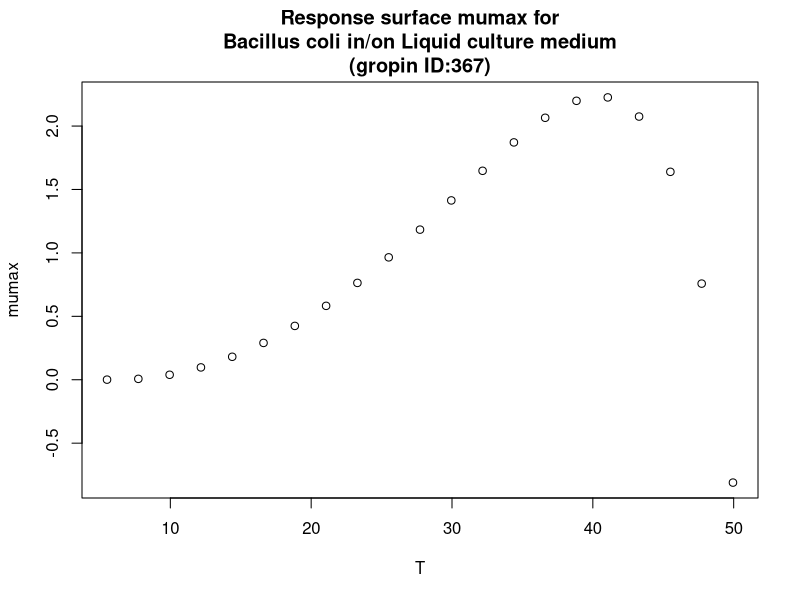

R code for this plot:
#############################
# start of Parameter script
#############################
T <- seq(5.5055,49.95004995005,length.out=21)
#############################
# end of Parameter script
#############################
############################# 
# start of Model script Gropin ID 367 
#############################
 
# constant coefficients for this model
 
variables <- data.frame(T)
argumentsPar <- expand.grid(variables)
 
# heart of the model
response_surface <- function(T) {
   mumax <-((0.0514*(T-6.09))^2)*(1-exp(0.148*(T-48.95)))

return(mumax=mumax)
} 

# output parameters
responseSurface <- cbind(argumentsPar,response_surface(argumentsPar['T']))
colnames(responseSurface) <- c(colnames(argumentsPar),'mumax')
#############################
# End of Model script
#############################
############################# 
# start of Visualisation script Gropin ID 367 
#############################
plot(T,responseSurface$'mumax',xlab='T',
                          ylab='mumax',main='Response surface mumax for
Bacillus coli in/on Liquid culture medium
(gropin ID:367)')
#############################
# End of Visualisation script
#############################
